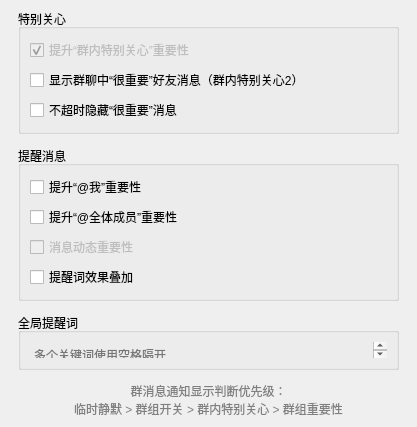
<?xml version="1.0" encoding="UTF-8"?>
<ui version="4.0">
 <class>SpecialWidget</class>
 <widget class="QWidget" name="SpecialWidget">
  <property name="geometry">
   <rect>
    <x>0</x>
    <y>0</y>
    <width>417</width>
    <height>399</height>
   </rect>
  </property>
  <property name="windowTitle">
   <string>Form</string>
  </property>
  <layout class="QVBoxLayout" name="verticalLayout">
   <property name="spacing">
    <number>12</number>
   </property>
   <property name="leftMargin">
    <number>18</number>
   </property>
   <property name="topMargin">
    <number>9</number>
   </property>
   <property name="rightMargin">
    <number>18</number>
   </property>
   <property name="bottomMargin">
    <number>9</number>
   </property>
   <item>
    <widget class="QGroupBox" name="groupBox">
     <property name="title">
      <string>特别关心</string>
     </property>
     <layout class="QVBoxLayout" name="verticalLayout_2">
      <item>
       <widget class="QCheckBox" name="improveAtMeImportanceCheck_2">
        <property name="enabled">
         <bool>false</bool>
        </property>
        <property name="toolTip">
         <string>提升群聊中的“群内特别关心”消息一个级别重要性
例如，一般 -&gt; 重要，重要 -&gt; 很重要
可与“@全体成员”、“@我”叠加</string>
        </property>
        <property name="text">
         <string>提升“群内特别关心”重要性</string>
        </property>
        <property name="checked">
         <bool>true</bool>
        </property>
       </widget>
      </item>
      <item>
       <widget class="QCheckBox" name="groupUseFriendImportanceCheck">
        <property name="toolTip">
         <string>重要好友发来的消息，覆盖群组重要性，强制显示通知。
如果未设置好友重要性，则完全不影响。</string>
        </property>
        <property name="text">
         <string>显示群聊中“很重要”好友消息（群内特别关心2）</string>
        </property>
       </widget>
      </item>
      <item>
       <widget class="QCheckBox" name="keepImportantMessageCheck">
        <property name="toolTip">
         <string>&lt;html&gt;&lt;head/&gt;&lt;body&gt;&lt;p&gt;设置为“很重要”的好友或者群组的消息&lt;/p&gt;&lt;p&gt;在进行人机交互之前（鼠标滑过或者回复）不会自动隐藏&lt;/p&gt;&lt;/body&gt;&lt;/html&gt;</string>
        </property>
        <property name="text">
         <string>不超时隐藏“很重要”消息</string>
        </property>
       </widget>
      </item>
     </layout>
    </widget>
   </item>
   <item>
    <widget class="QGroupBox" name="groupBox_2">
     <property name="title">
      <string>提醒消息</string>
     </property>
     <layout class="QVBoxLayout" name="verticalLayout_3">
      <item>
       <widget class="QCheckBox" name="improveAtMeImportanceCheck">
        <property name="toolTip">
         <string>提升群聊中的“@我”消息一个级别重要性
例如，一般 -&gt; 重要，重要 -&gt; 很重要
可与“@全体成员”、“群内特别关心”叠加</string>
        </property>
        <property name="text">
         <string>提升“@我”重要性</string>
        </property>
       </widget>
      </item>
      <item>
       <widget class="QCheckBox" name="improveAtAllImportanceCheck">
        <property name="toolTip">
         <string>提升群聊中的“@全体成员”消息一个级别重要性
例如，一般 -&gt; 重要，重要 -&gt; 很重要
可与“@我”、“群内特别关心”叠加</string>
        </property>
        <property name="text">
         <string>提升“@全体成员”重要性</string>
        </property>
       </widget>
      </item>
      <item>
       <widget class="QCheckBox" name="dynamicImportanceCheck">
        <property name="enabled">
         <bool>false</bool>
        </property>
        <property name="toolTip">
         <string>&lt;html&gt;&lt;head/&gt;&lt;body&gt;&lt;p&gt;根据聊天内容智能上调消息重要性&lt;/p&gt;&lt;p&gt;例如，在群组中发送疑问句后，临时提升群组消息一个级别&lt;/p&gt;&lt;/body&gt;&lt;/html&gt;</string>
        </property>
        <property name="text">
         <string>消息动态重要性</string>
        </property>
       </widget>
      </item>
      <item>
       <widget class="QCheckBox" name="remindOverlayCheck">
        <property name="toolTip">
         <string>&lt;html&gt;&lt;head/&gt;&lt;body&gt;&lt;p&gt;全局提醒词/群组提醒词 均可提升一个级别重要性&lt;/p&gt;&lt;p&gt;开启效果叠加时，若一条消息中包含多个关键词则提升多级重要性&lt;/p&gt;&lt;p&gt;可通过重复设置关键词，将重要性提升至MAX&lt;/p&gt;&lt;/body&gt;&lt;/html&gt;</string>
        </property>
        <property name="text">
         <string>提醒词效果叠加</string>
        </property>
       </widget>
      </item>
     </layout>
    </widget>
   </item>
   <item>
    <widget class="QGroupBox" name="groupBox_3">
     <property name="title">
      <string>全局提醒词</string>
     </property>
     <layout class="QVBoxLayout" name="verticalLayout_4">
      <item>
       <widget class="QPlainTextEdit" name="globalRemindWordsEdit">
        <property name="minimumSize">
         <size>
          <width>0</width>
          <height>16</height>
         </size>
        </property>
        <property name="toolTip">
         <string>全局的关键词提醒，多个之间以空格分开
当发来的消息中（包括CQ码、URL等）包含任一关键词时，提升消息重要性
不同关键词（或相同一词）可反复叠加，也会与群组的提醒词效果叠加</string>
        </property>
        <property name="styleSheet">
         <string notr="true">QPlainTextEdit
{
	background: transparent;
	border: none;
}</string>
        </property>
        <property name="placeholderText">
         <string>多个关键词使用空格隔开</string>
        </property>
       </widget>
      </item>
     </layout>
    </widget>
   </item>
   <item>
    <spacer name="verticalSpacer">
     <property name="orientation">
      <enum>Qt::Vertical</enum>
     </property>
     <property name="sizeHint" stdset="0">
      <size>
       <width>20</width>
       <height>101</height>
      </size>
     </property>
    </spacer>
   </item>
   <item>
    <widget class="QLabel" name="label">
     <property name="styleSheet">
      <string notr="true">color: gray;</string>
     </property>
     <property name="text">
      <string>群消息通知显示判断优先级：
临时静默 &gt; 群组开关 &gt; 群内特别关心 &gt; 群组重要性</string>
     </property>
     <property name="alignment">
      <set>Qt::AlignCenter</set>
     </property>
    </widget>
   </item>
  </layout>
 </widget>
 <resources/>
 <connections/>
</ui>
